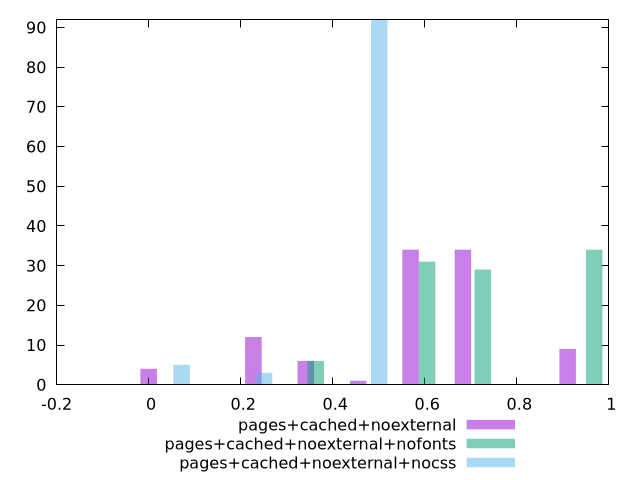

Generate this figure with gnuplot:
$_pagesCachedNoexternal <<EOF
0 4
0.5690269162953917 34
0.68283229955447 34
0.341416149777235 6
0.9104430660726267 9
0.22761076651815668 12
0.45522153303631335 1
EOF
$_pagesCachedNoexternalNofonts <<EOF
0.7259794395224507 29
0.9679725860299343 34
0.6049828662687089 31
0.36298971976122535 6
EOF
$_pagesCachedNoexternalNocss <<EOF
0.5011133395144552 92
0.2505566697572276 3
0.07158761993063646 5
EOF
set key outside below
set terminal pngcairo
set output "report_00004_2020-11-02T20-21-41.718Z/cumulative-layout-shift/cumulative-layout-shift_pages+cached+noexternal_pages+cached+noexternal+nofonts_pages+cached+noexternal+nocss+hist.png"
set boxwidth 0.03579380996531823
set style fill transparent solid 0.5 noborder
set yrange [0:92]
plot $_pagesCachedNoexternal title "pages+cached+noexternal" with boxes ,$_pagesCachedNoexternalNofonts title "pages+cached+noexternal+nofonts" with boxes ,$_pagesCachedNoexternalNocss title "pages+cached+noexternal+nocss" with boxes ,
